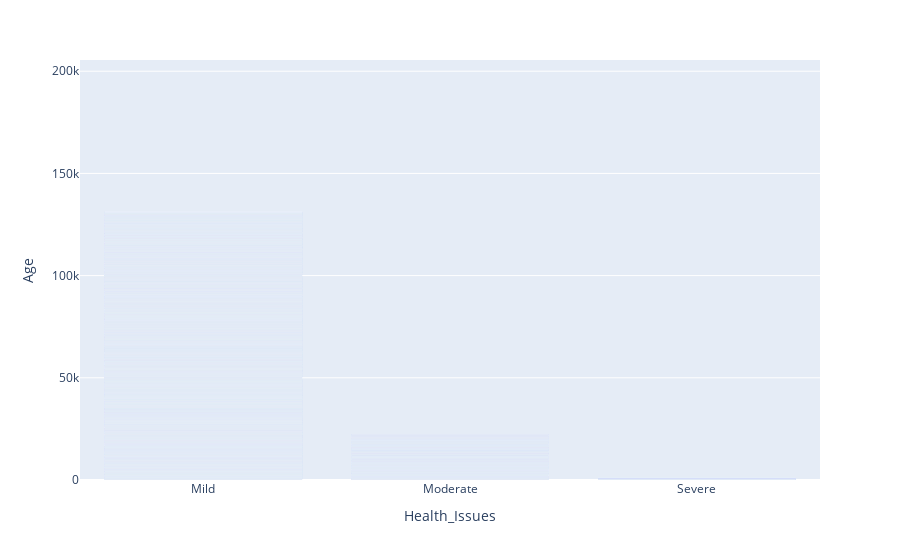

The code cell stored with this chart in its notebook:
### Markdown cell above
### To Fill NAN in Health_Issues Columns

### Code cell
px.bar(df,x='Health_Issues',y='Age').show()

### Figure 1 — Plotly figure (JSON) as saved in the notebook; plotly's stock layout.template omitted (floating-point values rounded to 4 significant figures; data arrays with more than 128 entries replaced by an {"elided": "..."} marker saying what was removed)
{"data": [{"hovertemplate": "Health_Issues=%{x}<br>Age=%{y}<extra></extra>", "legendgroup": "", "marker": {"color": "#636efa", "pattern": {"shape": ""}}, "name": "", "orientation": "v", "showlegend": false, "textposition": "auto", "type": "bar", "x": {"elided": "10000 str values"}, "xaxis": "x", "y": {"elided": "10000 int values"}, "yaxis": "y"}], "layout": {"barmode": "relative", "legend": {"tracegroupgap": 0}, "margin": {"t": 60}, "xaxis": {"anchor": "y", "domain": [0, 1], "title": {"text": "Health_Issues"}}, "yaxis": {"anchor": "x", "domain": [0, 1], "title": {"text": "Age"}}}}
